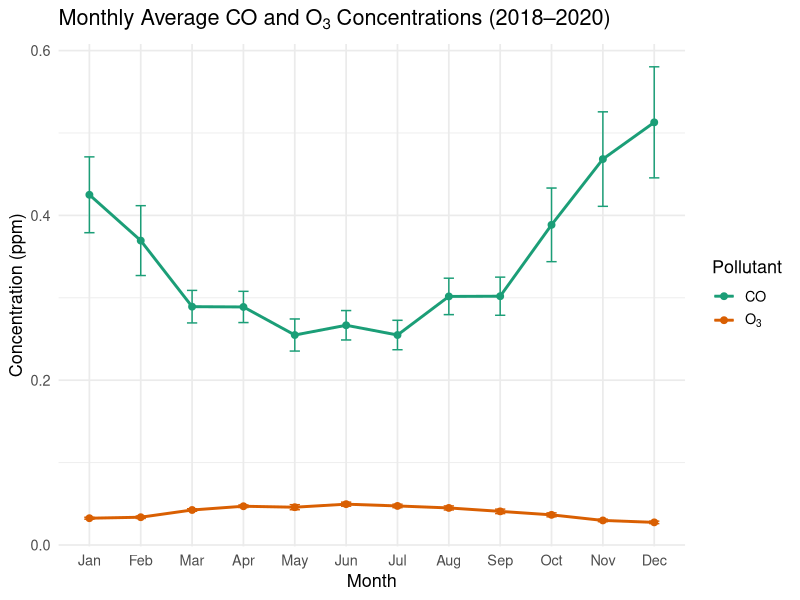
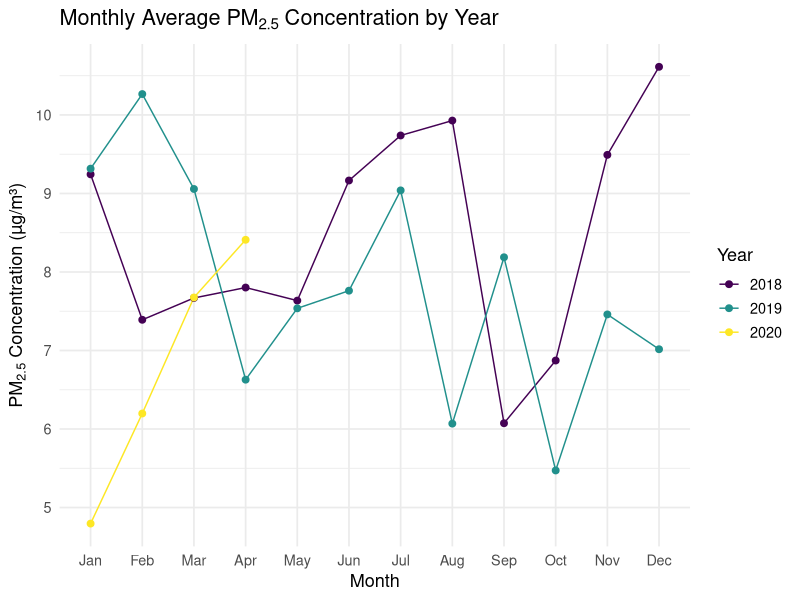
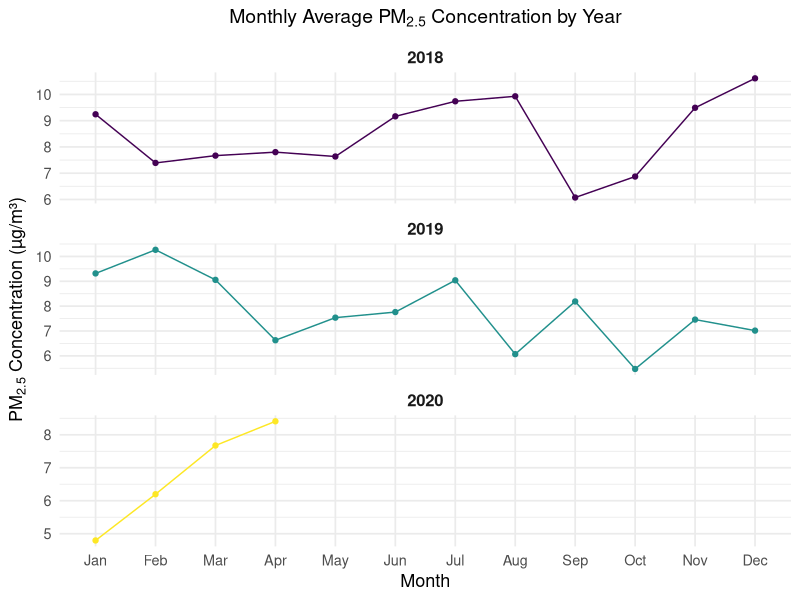

Recreate these plots in R, in order.
## ---- chunk 1
library(dplyr)
library(tidyr)
library(stringr)
library(readr)
library(lubridate)
library(ggplot2)
## ---- chunk 2
data_2018 = read.csv("project 2 data/AQ_2018.csv")
data_2019 = read.csv("project 2 data/AQ_2019.csv")
data_2020 = read.csv("project 2 data/AQ_2020.csv")
## ---- chunk 3
clean_func = function(data) { 
  data %>% 
    # Rename pollutant concentration columns
    rename(
      co = "Daily.Max.8.hour.CO.Concentration",
      pm25 = "Daily.Mean.PM2.5.Concentration",
      o3 = "Daily.Max.8.hour.Ozone.Concentration"
    ) %>%
    # Format date variable
    mutate(
      Date = mdy(Date)      
    ) %>%
    # When pollutants are negative -> set them to 0
    mutate(                
      co = if_else(co < 0, 0, co),
      pm25 = if_else(pm25 < 0, 0, pm25),
      o3 = if_else(o3 < 0, 0, o3)
    ) %>%
    # One row per day by taking the daily average
     group_by(Date) %>%     
    summarise(
      co = mean(co, na.rm = TRUE),
      pm25 = mean(pm25, na.rm = TRUE),
      o3 = mean(o3, na.rm = TRUE),
      .groups = "drop"
    ) %>%
    # Remove duplicates
    distinct() %>%
    # Select only important columns
    select(c(Date,co, pm25, o3))     
  }
## ---- chunk 4
clean_2018 = clean_func(data_2018)
clean_2019 = clean_func(data_2019)
clean_2020 = clean_func(data_2020)
## ---- chunk 5
all_data = bind_rows(
  clean_2018 %>% mutate(
    year = 2018,
    month = month(Date, label = TRUE)),
  clean_2019 %>% mutate(
    year = 2019,
    month = month(Date, label = TRUE)),
  clean_2020 %>% mutate(
    year = 2020,
    month = month(Date, label = TRUE))
)
## ---- chunk 6
# monthly avg and standard error of co and o3 across all three years
monthly_avg <- all_data %>%
  group_by(month) %>%
  summarise(
    co_mean = mean(co, na.rm = TRUE),
    co_se   = sd(co, na.rm = TRUE) / sqrt(sum(!is.na(co))),
    o3_mean = mean(o3, na.rm = TRUE),
    o3_se   = sd(o3, na.rm = TRUE) / sqrt(sum(!is.na(o3)))
  ) %>%
  # gather long for ggplot
  tidyr::pivot_longer(cols = c(co_mean, o3_mean, co_se, o3_se),
                      names_to = c("pollutant", ".value"),
                      names_pattern = "(.*)_(mean|se)")

## ---- chunk 7
ggplot(monthly_avg, aes(x = month, y = mean, color = pollutant, group = pollutant)) +
  geom_line(linewidth = 1) +
  geom_point(size = 2) +
  geom_errorbar(aes(ymin = mean - 1.96 * se, ymax = mean + 1.96 * se), width = 0.2) +
  scale_color_manual(values = c("co" = "#1b9e77", "o3" = "#d95f02"),
                     labels = c("CO", expression("O"[3]*""))) +
  labs(
    title = expression("Monthly Average CO and O"[3]*" Concentrations (2018–2020)"),
    x = "Month",
    y = "Concentration (ppm)",
    color = "Pollutant" 
  ) +
  theme_minimal(base_size = 13)
## ---- chunk 8
#PM2.5 monthly average for each of the three years
pm_monthly <- all_data %>%
  group_by(year, month) %>%
  summarise(pm25_mean = mean(pm25, na.rm = TRUE), .groups = "drop")
## ---- chunk 9
ggplot(pm_monthly, aes(x = month, y = pm25_mean, color = factor(year), group = year)) + geom_line(linewidth = 0.5) +
  geom_point(size = 2) +
  scale_color_viridis_d(name = "Year") +
  labs(
    title = expression("Monthly Average PM"[2.5]*" Concentration by Year"),
    x = "Month",
    y = expression("PM"[2.5]~"Concentration (µg/m³)")
  ) +
  theme_minimal(base_size = 13)

## ---- chunk 10
ggplot(pm_monthly, aes(x = month, y = pm25_mean, group = 1, color = factor(year))) +
  geom_line(linewidth = 0.5) +
  geom_point(size = 1.5) +
  scale_color_viridis_d(name = "Year") +
  facet_wrap(~ year, ncol = 1, scales = "free_y") +  # facet by year
  labs(
    title = expression("Monthly Average PM"[2.5]*" Concentration by Year"),
    x = "Month",
    y = expression("PM"[2.5]*" Concentration (µg/m³)")
  ) +
  theme_minimal(base_size = 13) +
  theme(
    legend.position = "none",         # remove legend since year is faceted
    strip.text = element_text(face = "bold", size = 12),
    plot.title = element_text(face = "bold", size = 14, hjust = 0.5)
  )
